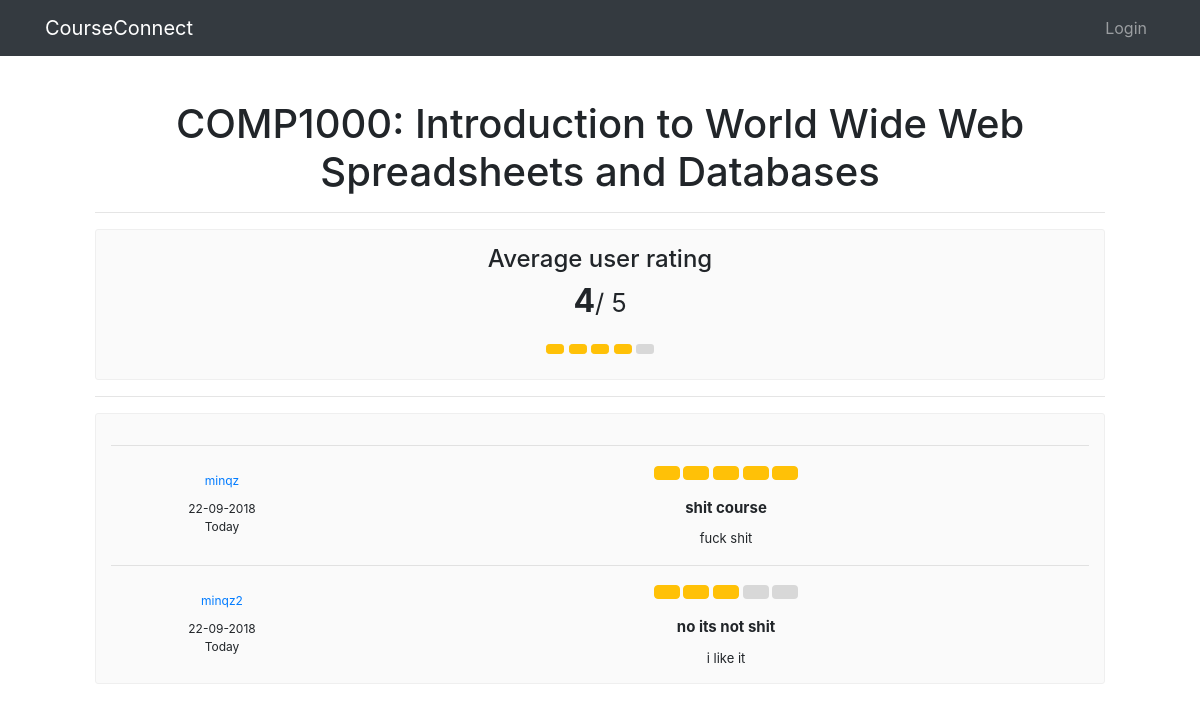
The page /course/1 on the database its author committed.
### dan/models.py (models this page shows, shortened)
class Course(db.Model):
    __tablename__ = "course"
    id = db.Column(db.Integer, primary_key=True)
    name = db.Column(db.String(64), nullable=False, unique=False)
    code = db.Column(db.String(16), nullable=False, unique=True)
    rating = db.Column(db.Integer)
    reviews = db.relationship('CourseReview', backref='course', lazy=True)

class CourseReview(db.Model):
    __tablename__ = "coursereview"
    id = db.Column(db.Integer, primary_key=True)
    course_id = db.Column(db.Integer, db.ForeignKey('course.id'))
    user_id = db.Column(db.Integer, db.ForeignKey('user.id'))
    title = db.Column(db.String(128))
    review = db.Column(db.String(128))
    rating = db.Column(db.Integer)
    date = db.Column(db.DateTime, nullable=True)
    user_grade = db.Column(db.Integer)

class User(UserMixin, db.Model):
    __tablename__ = "user"
    id = db.Column(db.Integer, primary_key=True)
    username = db.Column(db.String(128), nullable=False, unique=True)
    email = db.Column(db.String(128), nullable=False, unique=True)
    password_hash = db.Column(db.String(128))
    reviews = db.relationship('CourseReview', backref='user', lazy=True)

### dan/views.py (the view)
@app.route('/course/<int:course_id>')
def course(course_id):
    course = Course.query.get(course_id)
    return render_template('course.html', course=course)

### dan/templates/course.html (shortened to what this page needs)
{% extends "layout.html" %}
{% block content %}
    <h1>{{ course.code }}: {{ course.name }}</h1>
    <hr>
    <div class="row">
        <div class="col-sm-12">
            <div class="rating-block">
                <h4>Average user rating</h4>
                <h2 class="bold padding-bottom-7">{{course.rating}}<small>/ 5</small></h2>
                {% for i in range(course.rating|int) %}
                <button type="button" class="btn btn-warning btn-sm" aria-label="Left Align">
                </button>
                {% endfor %}
                {% for i in range(5-course.rating|int) %}
                <button type="button" class="btn btn-default btn-grey btn-sm" aria-label="Left Align">
                </button>
                {% endfor %}
            </div>
        </div>
    </div>
    <div class="row">
        <div class="col-sm-12">
            <hr/>
            <div class="review-block">
                {% for review in course.reviews %}
                <hr/>
                <div class="row">
                    <div class="col-sm-3">
                        <div class="review-block-name"><a href="{{url_for('profile_user', user_id=review.user_id)}}">{{review.user.username}}</a></div>
                        <div class="review-block-date">{{review.date.strftime("%d-%m-%Y")}}<br/>Today</div>
                    </div>
                    <div class="col-sm-9">
                        <div class="review-block-rate">
                            {% for i in range(review.rating|int) %}
                            <button type="button" class="btn btn-warning btn-xs" aria-label="Left Align">
                            </button>
                            {% endfor %}
                            {% for i in range(5-review.rating|int) %}
                            <button type="button" class="btn btn-default btn-grey btn-xs" aria-label="Left Align">
                            </button>
                            {% endfor %}
                        </div>
                        <div class="review-block-title">{{review.title}}</div>
                        <div id="w74" class="review-block-description">{{review.review}}</div>
                    </div>
                </div>
                {% endfor %}
            </div>
        </div>
    </div>
{% endblock %}

### dan/static/css/main.css (style rules this page uses)
:root { --input-padding-x: 0.75rem; --input-padding-y: 0.75rem; }
#w74 { word-wrap: break-word; }

### dan/static/css/card.css (style rules this page uses)
html { background-image: linear-gradient(to bottom right, white, #9f9f9f); height: 100%; }
body { text-align: center; padding: 5rem; }

### dan/static/css/review.css (style rules this page uses)
body { padding-top: 70px; }
.btn-grey { background-color:#D8D8D8; color:#FFF; }
.rating-block { background-color:#FAFAFA; border:1px solid #EFEFEF; padding:15px 15px 20px 15px; border-radius:3px; }
.bold { font-weight:700; }
.padding-bottom-7 { padding-bottom:7px; }
.review-block { background-color:#FAFAFA; border:1px solid #EFEFEF; padding:15px; border-radius:3px; margin-bottom:15px; }
.review-block-name { font-size:12px; margin:10px 0; }
.review-block-date { font-size:12px; }
.review-block-rate { font-size:13px; margin-bottom:15px; }
.review-block-title { font-size:15px; font-weight:700; margin-bottom:10px; }
.review-block-description { font-size:13px; }

### rows shown on the page
Course: code "COMP1000", name "Introduction to World Wide Web Spreadsheets and Databases", rating "4"
CourseReview: user.username "minqz", date "22-09-2018", rating 5 (drawn), title "shit course", review "fuck shit"
CourseReview: user.username "minqz2", date "22-09-2018", rating 3 (drawn), title "no its not shit", review "i like it"
